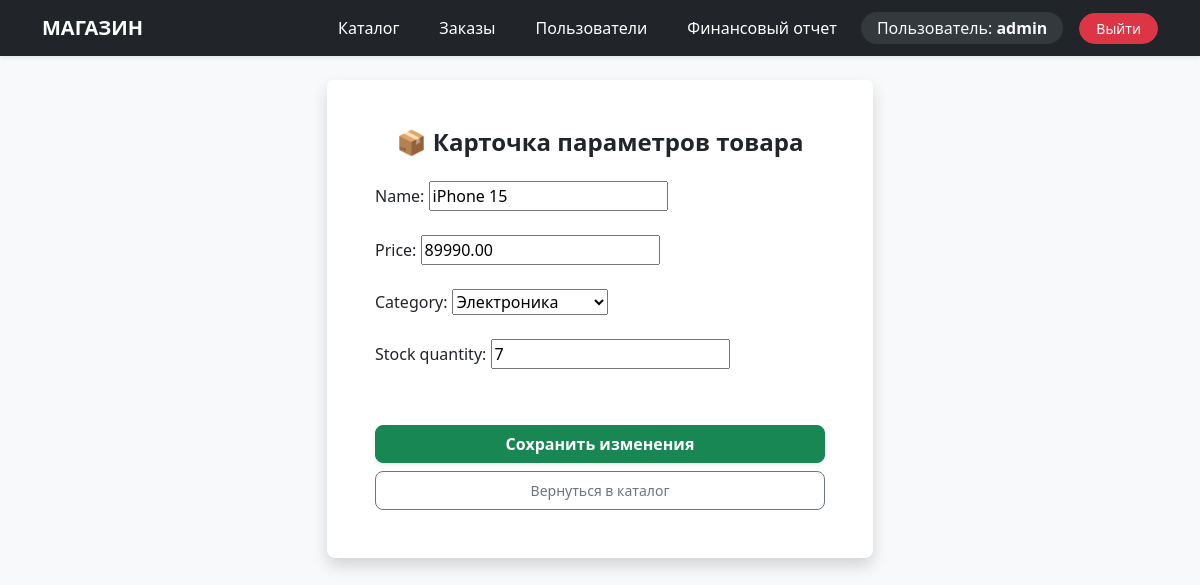
Screenshot of /product/1/edit/ (signed in) with the database file from the repository.
### main/models.py (models this page shows, shortened)
class Product(models.Model):
    name = models.CharField(max_length=100)
    price = models.DecimalField(max_digits=10, decimal_places=2)
    category = models.ForeignKey(Category, on_delete=models.PROTECT)
    stock_quantity = models.PositiveIntegerField(default=0)
    is_deleted = models.BooleanField(default=False)

class Category(models.Model):
    name = models.CharField(max_length=100)
    is_deleted = models.BooleanField(default=False)
    def __str__(self): return self.name

### main/views.py (the view)
# urls.py: path('product/<int:pk>/edit/', ProductUpdateView.as_view(), name='product_edit'),
class ProductUpdateView(AdminRequiredMixin, UpdateView):
    model = Product
    fields = ['name', 'price', 'category', 'stock_quantity']
    template_name = 'product_form.html'
    success_url = reverse_lazy('home')

### main/views.py (called while the page is built)
    def test_func(self):
        return self.request.user.is_authenticated and self.request.user.is_staff

### main/templates/product_form.html (shortened to what this page needs)
{% extends 'base.html' %}
{% block content %}
<div class="row justify-content-center mt-4">
    <div class="col-md-7 col-lg-6">
        <div class="card border-0 shadow rounded-3 bg-white">
            <div class="card-body p-4 p-sm-5">
                <h4 class="card-title text-center fw-bold mb-4">📦 Карточка параметров товара</h4>
                <form method="post">
                    <div class="mb-3 d-grid gap-2">
                        {{ form.as_p }}
                    </div>
                    <button type="submit"
                        class="btn btn-success w-100 py-2.5 rounded-3 fw-bold shadow-sm mt-4">Сохранить
                        изменения</button>
                </form>
                <a href="{% url 'home' %}" class="btn btn-outline-secondary w-100 py-2 rounded-3 btn-sm mt-2">Вернуться
                    в каталог</a>
            </div>
        </div>
    </div>
</div>
{% endblock %}

### main/templates/base.html (shortened to what this page needs)
{% load static %}
<!DOCTYPE html>
<html lang="ru">
<head>
    <link href="https://cdn.jsdelivr.net/npm/bootstrap@5.3.2/dist/css/bootstrap.min.css" rel="stylesheet">
    <link href="{% static 'css/custom.css' %}" rel="stylesheet">
</head>
<body class="bg-light" style="font-family: system-ui, sans-serif;">
    <nav class="navbar navbar-expand-lg navbar-dark bg-dark shadow-sm sticky-top mb-4">
        <div class="container">
            <a class="navbar-brand fw-bold text-uppercase" href="{% url 'home' %}">Магазин</a>
            <div class="collapse navbar-collapse" id="mainNav">
                <div class="navbar-nav align-items-center gap-2 ms-auto">
                    <a href="{% url 'home' %}" class="nav-link btn btn-sm btn-outline-secondary text-white px-3 border-0">Каталог</a>
                    {% if user.is_authenticated %}
                        <a href="{% url 'order_history' %}" class="nav-link btn btn-sm btn-outline-secondary text-white px-3 border-0">Заказы</a>
                        {% if user.is_staff %}
                            <a href="{% url 'admin_users' %}" class="nav-link btn btn-sm btn-outline-secondary text-white px-3 border-0">Пользователи</a>
                            <a href="{% url 'sales_report' %}" class="nav-link btn btn-sm btn-outline-secondary text-white px-3 border-0">Финансовый отчет</a>
                        {% endif %}
                        <span class="navbar-text text-light bg-secondary bg-opacity-25 px-3 py-1 rounded-pill me-2">
                            Пользователь: <strong>{{ user.username }}</strong>
                        </span>
                        <form action="{% url 'logout' %}" method="post" class="d-inline">
                            <button type="submit" class="btn btn-danger btn-sm px-3 rounded-pill">Выйти</button>
                        </form>
                    {% else %}
                        <a href="{% url 'login' %}" class="btn btn-outline-light btn-sm px-3 rounded-pill">Войти</a>
                        <a href="{% url 'register' %}" class="btn btn-primary btn-sm px-3 rounded-pill shadow-sm">Регистрация</a>
                    {% endif %}
                </div>
            </div>
        </div>
    </nav>
    <div class="container mb-5">
        {% block content %}{% endblock %}
    </div>
</body>
</html>

### rows the page displays
Product: name "iPhone 15", price "89990.00", category "Электроника", stock_quantity "7"

### other values shown
{{ user.username }} "admin"
